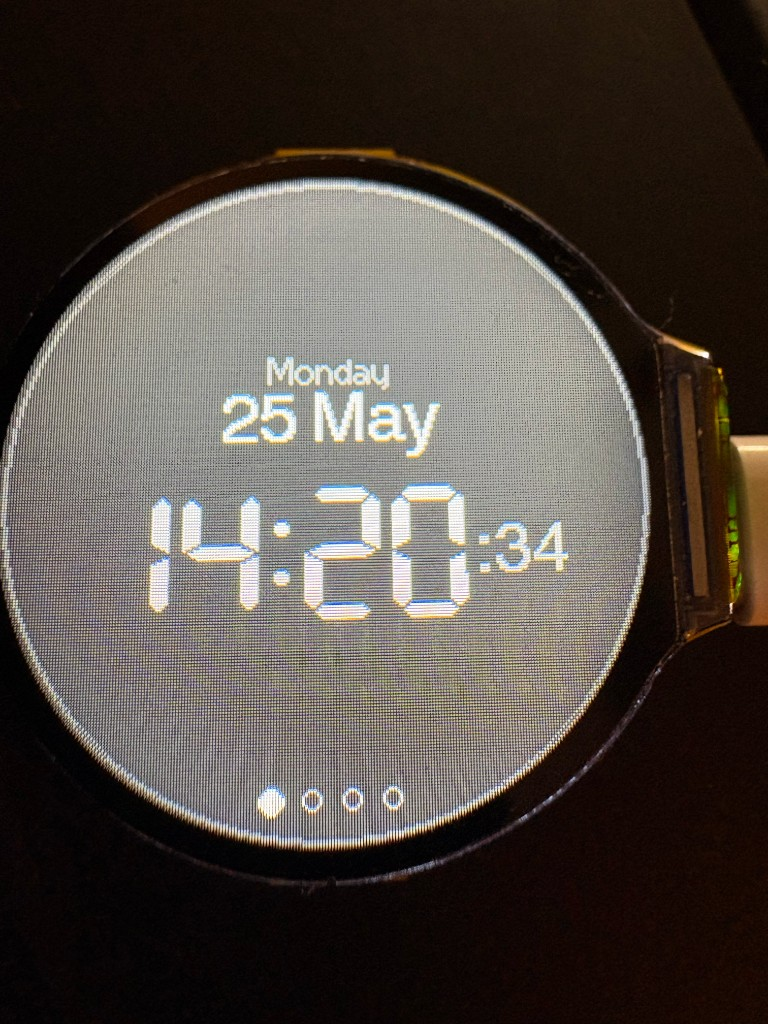
#> input picture assets/doc-photos/clock-source.png, 768 x 1024 px
$ python -i process_device_photos.py   (imports and definitions only)
#> lines starting #> are read from the running program, lines starting #| are printed output that depends on the picture; after the words box and inside, x2 and y2 are one past the last pixel; in counts of white or black regions, pixels touching at a corner belong together
#!/usr/bin/env python3
"""Extract 240×240 circular doc shots from phone photos.

Keeps only the round display (transparent outside the circle). Works with
light e-ink panels, black OLED-style screens, and boot splash.

  .venv/bin/python scripts/process_device_photos.py
"""

from __future__ import annotations

import argparse
import shutil
import sys
from pathlib import Path

import cv2
import numpy as np

ROOT = Path(__file__).resolve().parent.parent
OUT = ROOT / "docs" / "images"
SRC_DIR = ROOT / "assets" / "doc-photos"
OUT_SIZE = 240
COARSE_SKEW_LIMIT = 12.0

CURSOR_DIR = Path(
    "/Users/seb/Library/Application Support/Cursor/User/workspaceStorage/empty-window/images"
)

DEFAULT_INPUTS: dict[str, Path] = {
    "clock.png": SRC_DIR / "clock-source.png",
    "weather.png": SRC_DIR / "weather-source.png",
    "spotify.png": SRC_DIR / "spotify-source.png",
    "network.png": SRC_DIR / "network-source.png",
    "notification-alert.png": SRC_DIR / "notification-source.png",
    "boot-splash.png": SRC_DIR / "boot-splash-source.png",
}

# Latest Cursor chat uploads
CURSOR_SOURCES: dict[str, Path] = {
    "clock.png": CURSOR_DIR
    / "A466AC0B-ED26-41A3-92CB-1E817D4A59E3-501e4a15-1dd7-4794-8378-80862a0e62ef.png",
    "weather.png": CURSOR_DIR
    / "6619233E-EDF3-4B86-8C43-E69441B8D98F-69e6fdff-7d33-40fd-bfcb-2bc2added769.png",
    "spotify.png": CURSOR_DIR
    / "12688796-A56E-4998-853E-ADBAF9D8F286-b92285da-c596-4472-a05f-8bbbf5c35d66.png",
    "network.png": CURSOR_DIR
    / "0288E823-ABBA-444E-AE02-A50777C66E75-dbfe81e6-61ba-44f9-ac36-bb42d8f29cf8.png",
    "notification-alert.png": CURSOR_DIR
    / "DF224BE5-3B5B-4BAA-A6BD-DBFB5A49A46E-0146f87d-81cf-4733-8fdb-5a4e502fbb5d.png",
    "boot-splash.png": CURSOR_DIR
    / "A27721C5-2837-4232-93AE-C726D8CAD42F-438ba501-8876-4914-9794-64dac4354b61.png",
}


def light_panel_mask(bgr: np.ndarray) -> np.ndarray:
    """E-ink / light-gray active display (not black OLED)."""
    hsv = cv2.cvtColor(bgr, cv2.COLOR_BGR2HSV)
    cyan = cv2.inRange(hsv, (78, 20, 85), (115, 255, 255))
    light_gray = cv2.inRange(hsv, (0, 0, 95), (180, 70, 240))
    mask = cv2.bitwise_or(cyan, light_gray)
    mask = cv2.morphologyEx(mask, cv2.MORPH_CLOSE, np.ones((17, 17), np.uint8))
    mask = cv2.morphologyEx(mask, cv2.MORPH_OPEN, np.ones((7, 7), np.uint8))
    return mask


def dark_panel_mask(bgr: np.ndarray) -> np.ndarray:
    """Black OLED active display."""
    gray = cv2.cvtColor(bgr, cv2.COLOR_BGR2GRAY)
    dark = (gray < 58).astype(np.uint8) * 255
    dark = cv2.morphologyEx(dark, cv2.MORPH_CLOSE, np.ones((31, 31), np.uint8))
    dark = cv2.morphologyEx(dark, cv2.MORPH_OPEN, np.ones((9, 9), np.uint8))
    return dark


def panel_mask(bgr: np.ndarray) -> np.ndarray:
    return cv2.bitwise_or(light_panel_mask(bgr), dark_panel_mask(bgr))


def largest_contour(mask: np.ndarray) -> np.ndarray | None:
    contours, _ = cv2.findContours(mask, cv2.RETR_EXTERNAL, cv2.CHAIN_APPROX_SIMPLE)
    if not contours:
        return None
    c = max(contours, key=cv2.contourArea)
    if cv2.contourArea(c) < 800:
        return None
    return c


def _circle_from_contour(contour: np.ndarray, trim: float) -> tuple[int, int, int]:
    (cx, cy), radius = cv2.minEnclosingCircle(contour)
    return int(cx), int(cy), max(10, int(radius * trim))


def detect_circle(bgr: np.ndarray) -> tuple[int, int, int]:
    h, w = bgr.shape[:2]
    gray = cv2.cvtColor(bgr, cv2.COLOR_BGR2GRAY)
    min_area = (min(h, w) * 0.28) ** 2

    # Light e-ink panel first (avoid mistaking outer black bezel for the screen)
    light_c = largest_contour(light_panel_mask(bgr))
    if light_c is not None and cv2.contourArea(light_c) > min_area * 0.45:
        return _circle_from_contour(light_c, 0.88)

    dark_c = largest_contour(dark_panel_mask(bgr))
    if dark_c is not None and cv2.contourArea(dark_c) > min_area:
        cx, cy, r = _circle_from_contour(dark_c, 0.90)
        roi = gray[max(0, cy - r) : cy + r, max(0, cx - r) : cx + r]
        if roi.size and float(np.median(roi)) < 70:
            return cx, cy, r

    gray_blur = cv2.GaussianBlur(gray, (7, 7), 0)
    circles = cv2.HoughCircles(
        gray_blur,
        cv2.HOUGH_GRADIENT,
        dp=1.15,
        minDist=min(h, w) // 2,
        param1=100,
        param2=34,
        minRadius=int(min(h, w) * 0.22),
        maxRadius=int(min(h, w) * 0.48),
    )
    if circles is not None:
        best: tuple[int, int, int] | None = None
        best_score = 1e9
        for c in circles[0]:
            cx, cy, r = float(c[0]), float(c[1]), float(c[2])
            dist = (cx - w / 2) ** 2 + (cy - h / 2) ** 2
            score = dist + abs(r - min(h, w) * 0.35) * 8
            if score < best_score:
                best_score = score
                best = (int(cx), int(cy), int(r * 0.90))
        if best is not None:
            return best

    return w // 2, h // 2, int(min(h, w) * 0.42)


def text_mask(bgr: np.ndarray, panel: np.ndarray, dark_ui: bool) -> np.ndarray:
    gray = cv2.cvtColor(bgr, cv2.COLOR_BGR2GRAY)
    thresh = 120 if dark_ui else 175
    _, bright = cv2.threshold(gray, thresh, 255, cv2.THRESH_BINARY)
    tm = cv2.bitwise_and(bright, panel)
    return cv2.morphologyEx(tm, cv2.MORPH_OPEN, np.ones((2, 2), np.uint8))


def is_dark_panel(bgr: np.ndarray, cx: int, cy: int, r: int) -> bool:
    patch = bgr[max(0, cy - r) : cy + r, max(0, cx - r) : cx + r]
    if patch.size == 0:
        return False
    return float(np.median(patch)) < 42


def skew_detection_mask(text: np.ndarray) -> np.ndarray:
    h, w = text.shape
    m = text.copy()
    m[int(h * 0.82) :, :] = 0
    m[: int(h * 0.06), :] = 0
    return m


def hough_skew_angle(mask: np.ndarray) -> float | None:
    edges = cv2.Canny(mask, 50, 150)
    lines = cv2.HoughLinesP(edges, 1, np.pi / 180, 18, minLineLength=22, maxLineGap=12)
    if lines is None:
        return None
    angles: list[float] = []
    for line in lines:
        x1, y1, x2, y2 = line[0]
        dx, dy = x2 - x1, y2 - y1
        if abs(dx) < 12:
            continue
        ang = float(np.degrees(np.arctan2(dy, dx)))
        while ang > 45:
            ang -= 90.0
        while ang < -45:
            ang += 90.0
        if abs(ang) <= 25:
            angles.append(ang)
    if not angles:
        return None
    return float(np.median(angles))


def measure_skew(bgr: np.ndarray, dark_ui: bool) -> float | None:
    panel = panel_mask(bgr)
    text = skew_detection_mask(text_mask(bgr, panel, dark_ui))
    if text.sum() < 300:
        return None
    return hough_skew_angle(text)


def rotate_bgr(bgr: np.ndarray, center: tuple[float, float], angle: float) -> np.ndarray:
    if abs(angle) < 0.15:
        return bgr
    h, w = bgr.shape[:2]
    m = cv2.getRotationMatrix2D(center, angle, 1.0)
    return cv2.warpAffine(bgr, m, (w, h), flags=cv2.INTER_LANCZOS4, borderMode=cv2.BORDER_REPLICATE)


def find_straighten_angle(bgr: np.ndarray, center: tuple[float, float], dark_ui: bool) -> float:
    if panel_mask(bgr).sum() < 400:
        return 0.0
    initial = measure_skew(bgr, dark_ui)
    best_angle = 0.0
    best_residual = abs(initial) if initial is not None else 90.0

    for angle in np.linspace(-COARSE_SKEW_LIMIT, COARSE_SKEW_LIMIT, 161):
        rotated = rotate_bgr(bgr, center, float(angle))
        ha = measure_skew(rotated, dark_ui)
        if ha is None:
            continue
        residual = abs(ha)
        if residual < best_residual - 0.05 or (
            residual <= best_residual + 0.05 and abs(float(angle)) < abs(best_angle)
        ):
            best_residual = residual
            best_angle = float(angle)

    if best_residual > 1.0:
        return 0.0
    return best_angle


def apply_circle_alpha(bgra: np.ndarray, rcx: int, rcy: int, rr: int) -> np.ndarray:
    mask = np.zeros((OUT_SIZE, OUT_SIZE), dtype=np.uint8)
    cv2.circle(mask, (rcx, rcy), rr, 255, -1)
    mask = cv2.GaussianBlur(mask, (5, 5), 0)
    out = bgra.copy()
    out[:, :, 3] = cv2.min(out[:, :, 3], mask)
    return out


def extract_display(bgr: np.ndarray) -> np.ndarray:
    cx, cy, r = detect_circle(bgr)
    dark_ui = is_dark_panel(bgr, cx, cy, r)

    # Tight square crop — trim bezel (more on light e-ink panels)
    trim = 0.96 if dark_ui else 0.82
    r_crop = max(10, int(r * trim))
    h, w = bgr.shape[:2]
    x1, x2 = max(0, cx - r_crop), min(w, cx + r_crop)
    y1, y2 = max(0, cy - r_crop), min(h, cy + r_crop)
    patch = bgr[y1:y2, x1:x2].copy()

    center = (patch.shape[1] / 2, patch.shape[0] / 2)
    angle = find_straighten_angle(patch, center, dark_ui)
    if abs(angle) >= 0.15:
        patch = rotate_bgr(patch, center, angle)

    for _ in range(3):
        ha = measure_skew(patch, dark_ui)
        if ha is None or abs(ha) < 0.4:
            break
        center = (patch.shape[1] / 2, patch.shape[0] / 2)
        patch = rotate_bgr(patch, center, ha)

    patch = cv2.resize(patch, (OUT_SIZE, OUT_SIZE), interpolation=cv2.INTER_LANCZOS4)

    # Re-fit circle on final frame for a clean mask
    cx2, cy2, r2 = detect_circle(patch)
    trim2 = 0.96 if is_dark_panel(patch, cx2, cy2, r2) else 0.90
    r2 = max(10, min(int(r2 * trim2), OUT_SIZE // 2 - 2))

    bgra = cv2.cvtColor(patch, cv2.COLOR_BGR2BGRA)
    return apply_circle_alpha(bgra, cx2, cy2, r2)


# [44 lines left out: functions resolve_source, process_file, main, not called in this run]


# [2 lines not run here, left out]

>>> import cv2
>>> picture = cv2.imread('../assets/doc-photos/clock-source.png')
#> picture is the input picture: shape (1024, 768, 3); mean B, G, R 66.5, 72.4, 79.8
>>> result = extract_display(picture)
#> in light_panel_mask, `cyan = cv2.inRange(hsv, (78, 20, 85), (115, 255, 255))`:
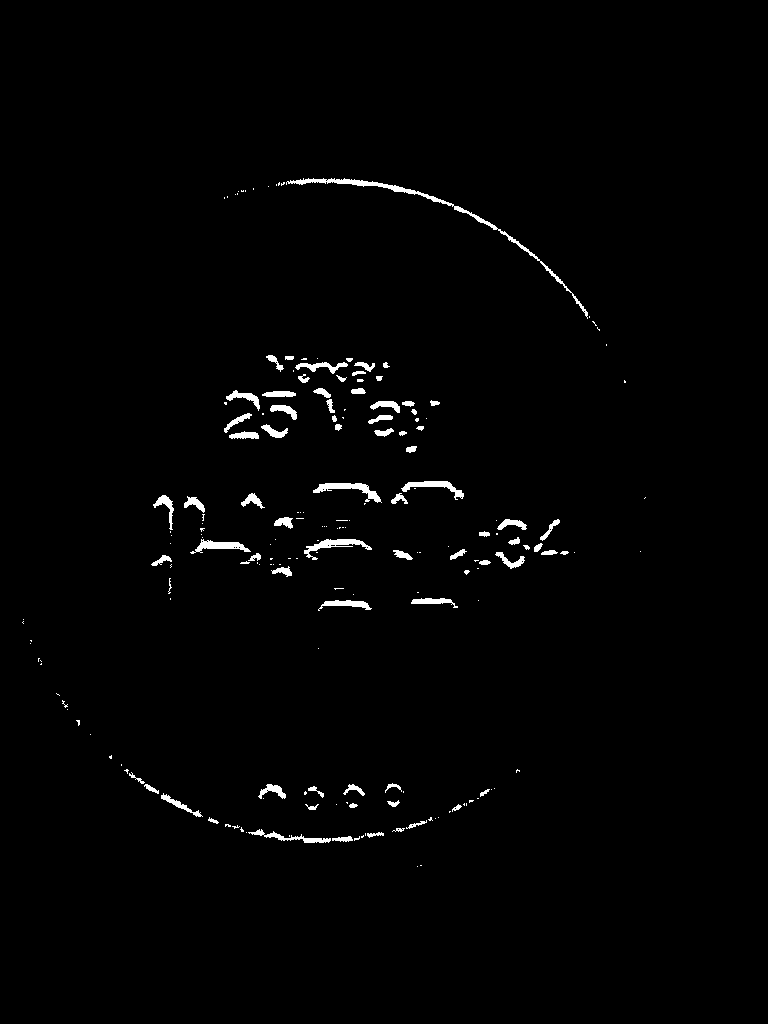
#> cyan: shape (1024, 768); 1.3% white; 198 white regions (122 under 20 px), largest, box (x1, y1, x2, y2) and area: (286, 178, 588, 319) 1224, (313, 483, 382, 503) 467, (304, 539, 372, 560) 435
#> in light_panel_mask, `mask = cv2.morphologyEx(mask, cv2.MORPH_CLOSE, np.ones((17, 17), np.ui..`:
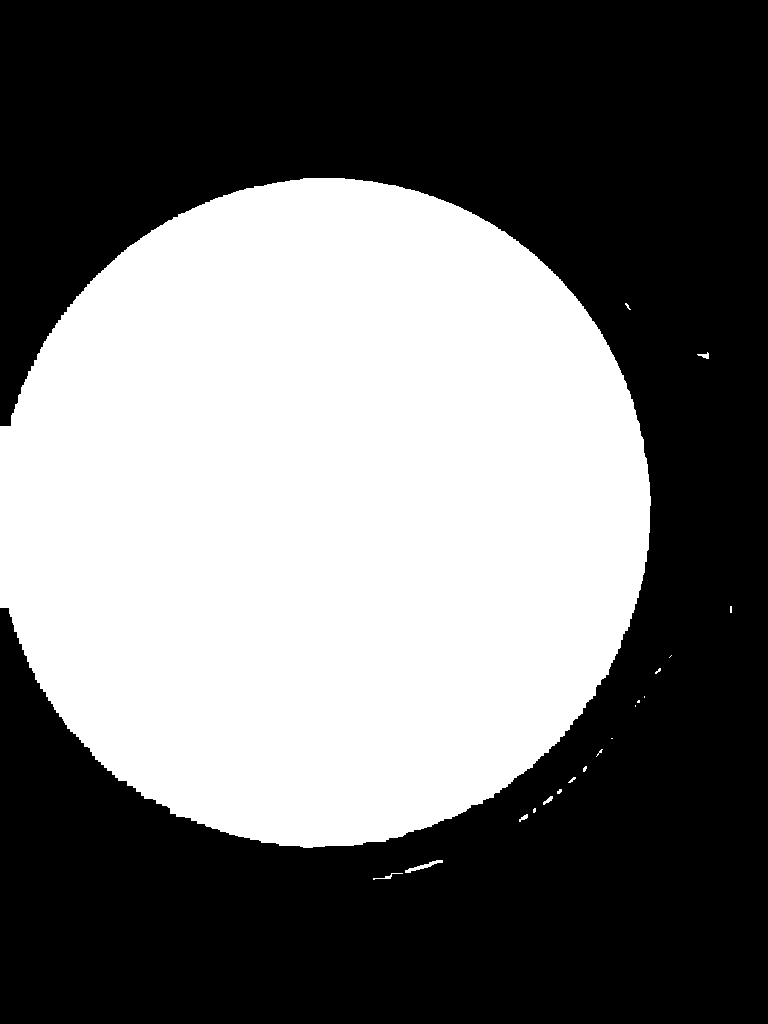
#> mask: shape (1024, 768); 43.7% white; 19 white regions (12 under 20 px), largest, box (x1, y1, x2, y2) and area: (0, 178, 651, 848) 343221, (405, 860, 443, 873) 140, (373, 873, 403, 880) 48
#> in largest_contour, `contours, _ = cv2.findContours(mask, cv2.RETR_EXTERNAL, cv2.CHAIN_APPR..`: contours = 1 contour; box (x1, y1, x2, y2) and area: (0, 178, 651, 848) 342143
#> in largest_contour, `c = max(contours, key=cv2.contourArea)`: c = contour of 969 points, box (x1, y1, x2, y2) (0, 178, 651, 848), area 342143
#> in detect_circle, `light_c = largest_contour(light_panel_mask(bgr))`: light_c has the same summary as c in largest_contour
#> in _circle_from_contour, `(cx, cy), radius = cv2.minEnclosingCircle(contour)`: cx = 321.1; cy = 512.8; radius = 336.1
#> in extract_display, `cx, cy, r = detect_circle(bgr)`: cx = 321; cy = 512; r = 295
#> in is_dark_panel, `patch = bgr[max(0, cy - r) : cy + r, max(0, cx - r) : cx + r]`:
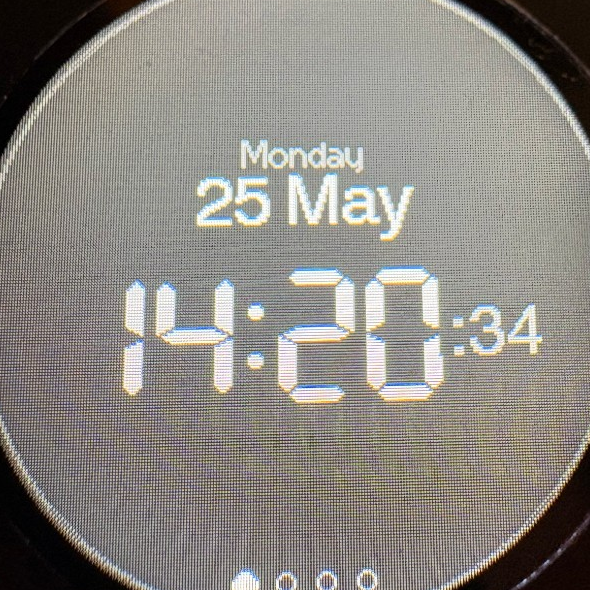
#> patch: shape (590, 590, 3); mean B, G, R 130.6, 136.3, 140
#> in extract_display, `dark_ui = is_dark_panel(bgr, cx, cy, r)`: dark_ui = False
#> in extract_display, `trim = 0.96 if dark_ui else 0.82`: trim = 0.82
#> in extract_display, `r_crop = max(10, int(r * trim))`: r_crop = 241
#> in extract_display, `x1, x2 = max(0, cx - r_crop), min(w, cx + r_crop)`: x1 = 80; x2 = 562
#> in extract_display, `y1, y2 = max(0, cy - r_crop), min(h, cy + r_crop)`: y1 = 271; y2 = 753
#> in dark_panel_mask, `dark = cv2.morphologyEx(dark, cv2.MORPH_OPEN, np.ones((9, 9), np.uint8))`:
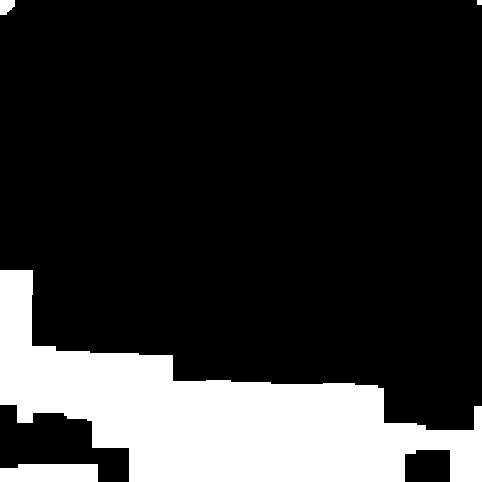
#> dark: shape (482, 482); 19.3% white; 4 white regions, box (x1, y1, x2, y2) and area: (0, 270, 482, 482) 42863, (0, 464, 98, 482) 1692, (0, 0, 15, 15) 182, (477, 0, 482, 5) 25
#> in text_mask, `thresh = 120 if dark_ui else 175`: thresh = 175
#> in skew_detection_mask, `h, w = text.shape`: h = 482
#> in hough_skew_angle, `edges = cv2.Canny(mask, 50, 150)`:
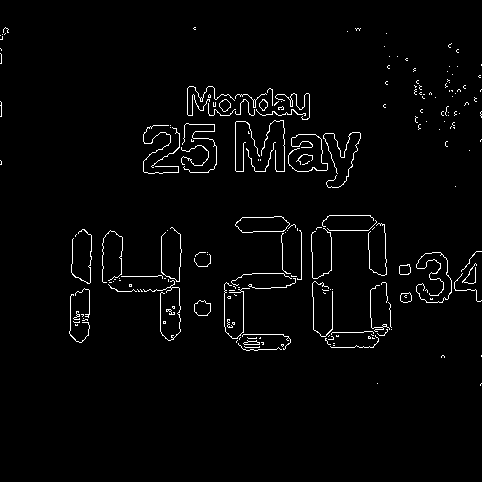
#> edges: shape (482, 482); 2.3% white in thin lines or dots, all inside (x1, y1, x2, y2) = (0, 27, 482, 386)
#> in hough_skew_angle, `lines = cv2.HoughLinesP(edges, 1, np.pi / 180, 18, minLineLength=22, m..`: lines = 129 rows, first 6: [71, 272, 73, 238], [235, 170, 235, 96], [243, 349, 243, 288], [75, 277, 165, 275], [314, 231, 368, 230], [385, 240, 387, 300]
#> the loop in hough_skew_angle, `for line in lines:` made 129 passes
#> (x1, y1, x2, y2, dx, dy) on passes 4, 5, 9, 11, 12, 13, 14, 15: (75, 277, 165, 275, 90, -2), (314, 231, 368, 230, 54, -1), (209, 114, 309, 114, 100, 0), (329, 215, 367, 215, 38, 0), (117, 291, 178, 287, 61, -4), (242, 96, 304, 154, 62, 58), (148, 173, 208, 172, 60, -1), (426, 253, 471, 283, 45, 30)
#> after the loop in find_straighten_angle, `for angle in np.linspace(-COARSE_SKEW_LIMIT, COARSE_SKEW_LIMIT, 161):`:
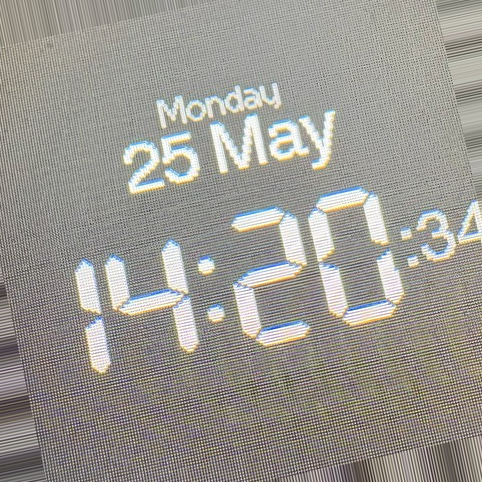
#> rotated: shape (482, 482, 3); mean B, G, R 145.4, 151.3, 154.1
#> in apply_circle_alpha, `mask = cv2.GaussianBlur(mask, (5, 5), 0)`:
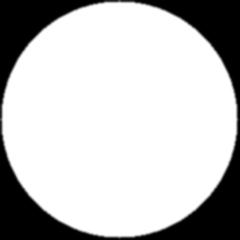
#> mask: shape (240, 240); min 0, max 255, mean 193.5
